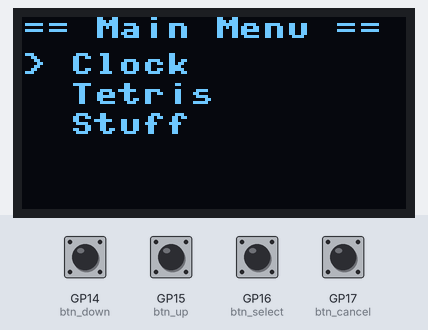
A program run on a simulated Raspberry Pi Pico running MicroPython. On the bench: 128×64 one-colour display. Inputs (shaded band) come from the test bench; at power-on: GP14 (btn_down), GP15 (btn_up), GP16 (btn_select), GP17 (btn_cancel) HIGH. The clock reads 2024-03-15 10:24:30 at power-on unless the program sets it; library files of the repository ran but are not shown: ssd1306.py, __init__.py, ds3231.py; what the program prints to the serial console is not drawn.

Above: at 5.6 s.
5.7 s: GP16 (btn_select) pulled LOW for 0.15 s
At 7.0 s:
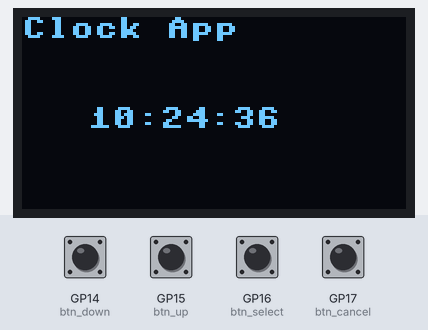
8.8 s: GP17 (btn_cancel) pulled LOW for 0.15 s
At 9.9 s:
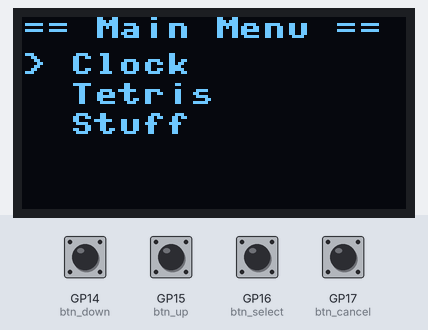
10.4 s: GP14 (btn_down) pulled LOW for 1 s
At 12.3 s:
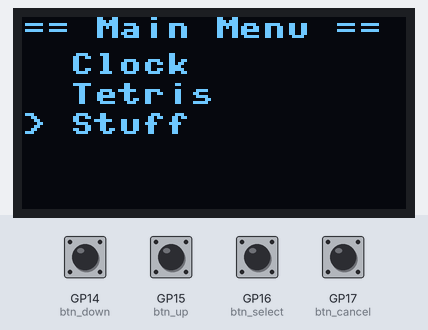
12.9 s: GP14 (btn_down) pulled LOW for 0.15 s
At 13.6 s:
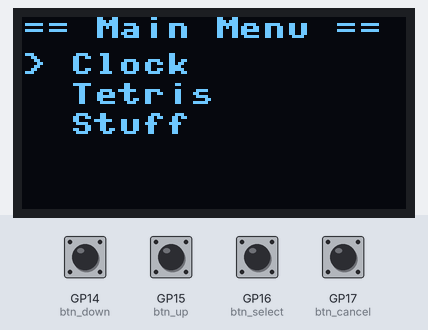
14.5 s: GP16 (btn_select) pulled LOW for 1 s
At 16.0 s:
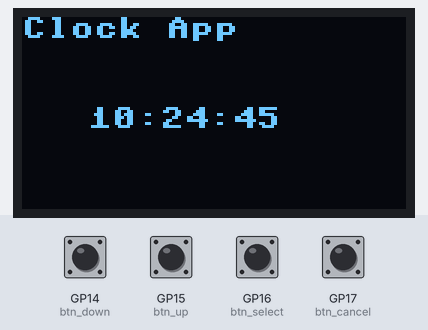
17.0 s: GP17 (btn_cancel) pulled LOW for 1 s
At 18.6 s:
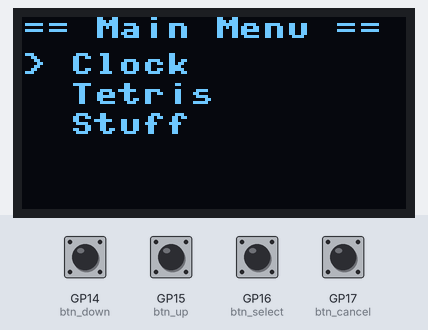
Timing chart, 0 to 20.1 s (numbered marks = the images above; inputs shaded):
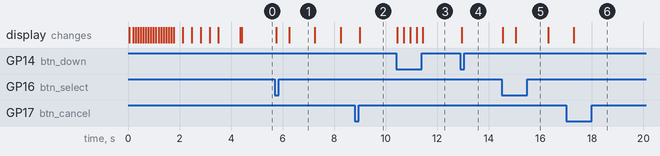

Measured:
- after the input at 5.7 s, the display: first changes after 0.05 s (image 1 shows a later state)
- after the input at 8.8 s, the display: changes after 0.20 s (image 2)
- after the input at 10.4 s, the display: first changes after 0.05 s (image 3 shows a later state)
- after the input at 12.9 s, the display: changes after 0.05 s (image 4)
- after the input at 14.5 s, the display: first changes after 0.05 s (image 5 shows a later state)
- after the input at 17.0 s, the display: changes after 0.30 s (image 6)
- what the display in image 1 shows lasts 1.0 s, from 6.2 s to 7.2 s

The program:

main.py
```python
from machine import Pin, I2C
from lib.ssd1306 import SSD1306_I2C
import time
from animation import boot_animation
from menu import Menu
from apps import clock_app, tetris_app, comms_app

# === Initialize I2C and OLED ===
i2c = I2C(0, scl=Pin(1), sda=Pin(0), freq=200000)
oled = SSD1306_I2C(128, 64, i2c, addr=0x3C)

# === Boot animation ===
boot_animation(oled)

# === Define available apps ===
apps = [
    ("Clock", clock_app.run),  # Replace with clock_app.run
    ("Tetris", tetris_app.run),
    ("Stuff", print("Comms app placeholder")),  # Replace with comms_app.run
]

# === Create and show menu ===
menu = Menu(oled, apps)
menu.run()
```

animation.py
```python
import time

def boot_animation(oled):
    oled.fill(0)
    text = "Sluvik's\nPico Cyberdeck"
    lines = text.split('\n')

    # Slide-in effect from right to left
    for offset in range(128, -1, -8):
        oled.fill(0)
        for i, line in enumerate(lines):
            oled.text(line, offset, 16 + i*10)
        oled.show()
        time.sleep(0.05)

    # Small blinking cursor effect
    for _ in range(3):
        oled.text("_", 110, 40)
        oled.show()
        time.sleep(0.3)
        oled.fill_rect(110, 40, 8, 8, 0)
        oled.show()
        time.sleep(0.3)

    time.sleep(0.5)
    oled.fill(0)
    oled.show()
```

menu.py
```python
from machine import Pin
import time
from controls import Controls

class Menu:
    def __init__(self, oled, apps):
        self.oled = oled
        self.apps = apps
        self.index = 0
        self.controls = Controls()

    def draw(self):
        self.oled.fill(0)
        self.oled.text("== Main Menu ==", 0, 0)
        for i, (name, _) in enumerate(self.apps):
            prefix = ">" if i == self.index else " "
            self.oled.text(f"{prefix} {name}", 0, 12 + i*10)
        self.oled.show()

    def run(self):
        self.draw()
        while True:
            if not self.controls.btn_up.value():
                self.index = (self.index - 1) % len(self.apps)
                self.draw()
                time.sleep(0.2)
            if not self.controls.btn_down.value():
                self.index = (self.index + 1) % len(self.apps)
                self.draw()
                time.sleep(0.2)
            if not self.controls.btn_select.value():
                _, func = self.apps[self.index]
                func(self.oled)
                self.draw()
```

clock_app.py
```python
import time
from machine import I2C, Pin
from lib.ds3231 import RTC
from controls import Controls

def run(oled):

    rtc = RTC(sda_pin=2, scl_pin=3, port=1)
    controls = Controls()

    while True:
        oled.fill(0)
        current_time = rtc.DS3231_ReadTime(mode=1)
        oled.text("Clock App", 0, 0)
        oled.text(current_time, 22, 30)
        oled.show()
        time.sleep(0.2)
        # Exit on CANCEL press
        if not controls.btn_cancel.value():
            break
```

tetris_app.py
```python
import time

def run(oled):
    oled.fill(0)
    oled.text("Tetris launching...", 0, 20)
    oled.show()
    time.sleep(1)

    # TODO: implement Tetris logic here
    oled.fill(0)
    oled.text("Tetris Game", 0, 20)
    oled.show()
    time.sleep(2)
```

comms_app.py
```python
# import time
# from machine import UART, Pin

# def run(oled):
#     uart = UART(0, baudrate=9600, tx=Pin(16), rx=Pin(17))
#     oled.fill(0)
#     oled.text("Comms Module", 0, 0)
#     oled.text("Listening...", 0, 20)
#     oled.show()

#     while True:
#         if uart.any():
#             msg = uart.readline().decode().strip()
#             oled.fill(0)
#             oled.text("Received:", 0, 0)
#             oled.text(msg, 0, 20)
#             oled.show()
#             time.sleep(2)
#         if Pin(15, Pin.IN, Pin.PULL_UP).value() == 0:
#             break
```

controls.py
```python
from machine import Pin
class Controls:
    def __init__(self):

        self.btn_up = Pin(15, Pin.IN, Pin.PULL_UP)
        self.btn_down = Pin(14, Pin.IN, Pin.PULL_UP)
        self.btn_select = Pin(16, Pin.IN, Pin.PULL_UP)
        self.btn_cancel = Pin(17, Pin.IN, Pin.PULL_UP)
```
